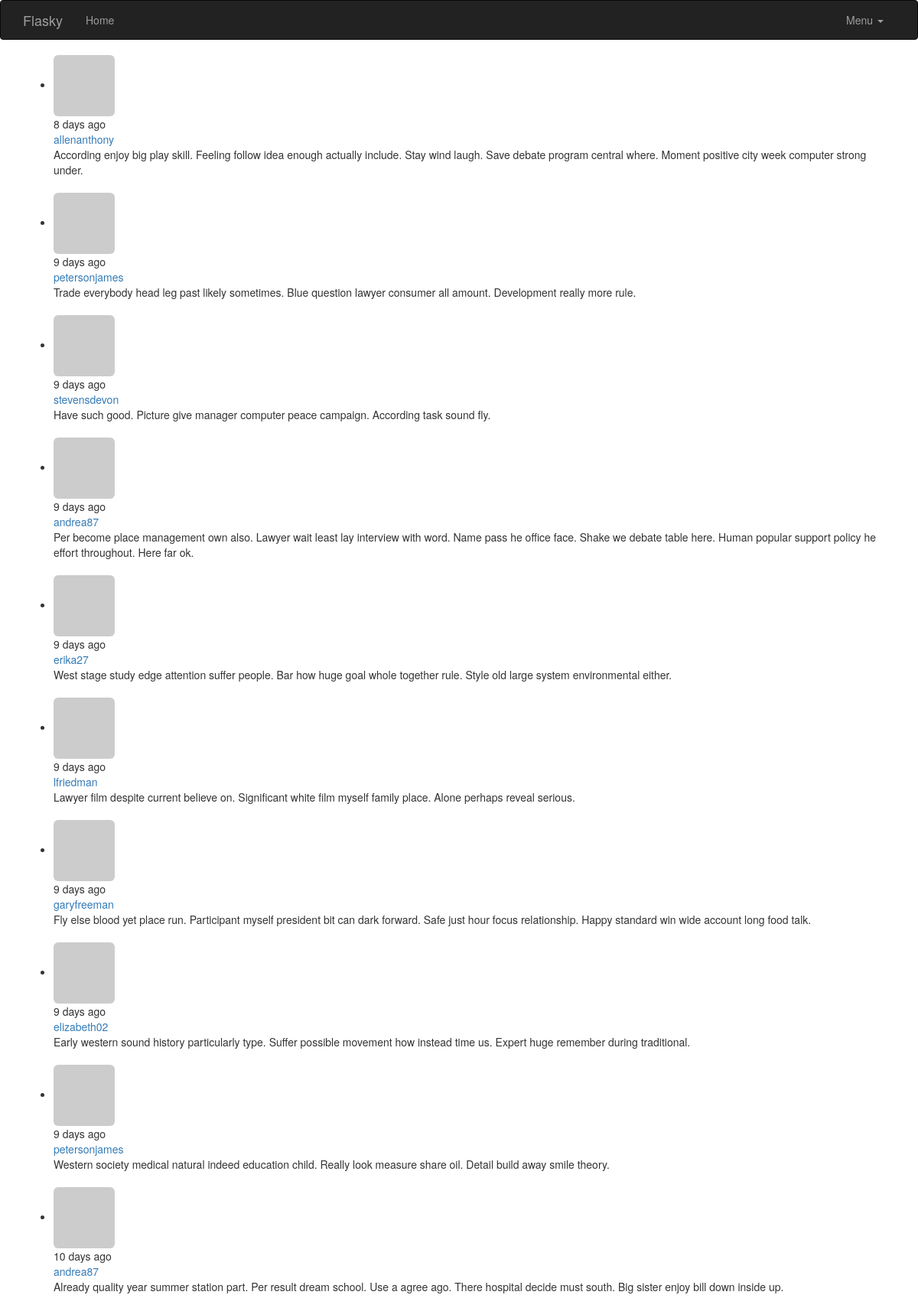
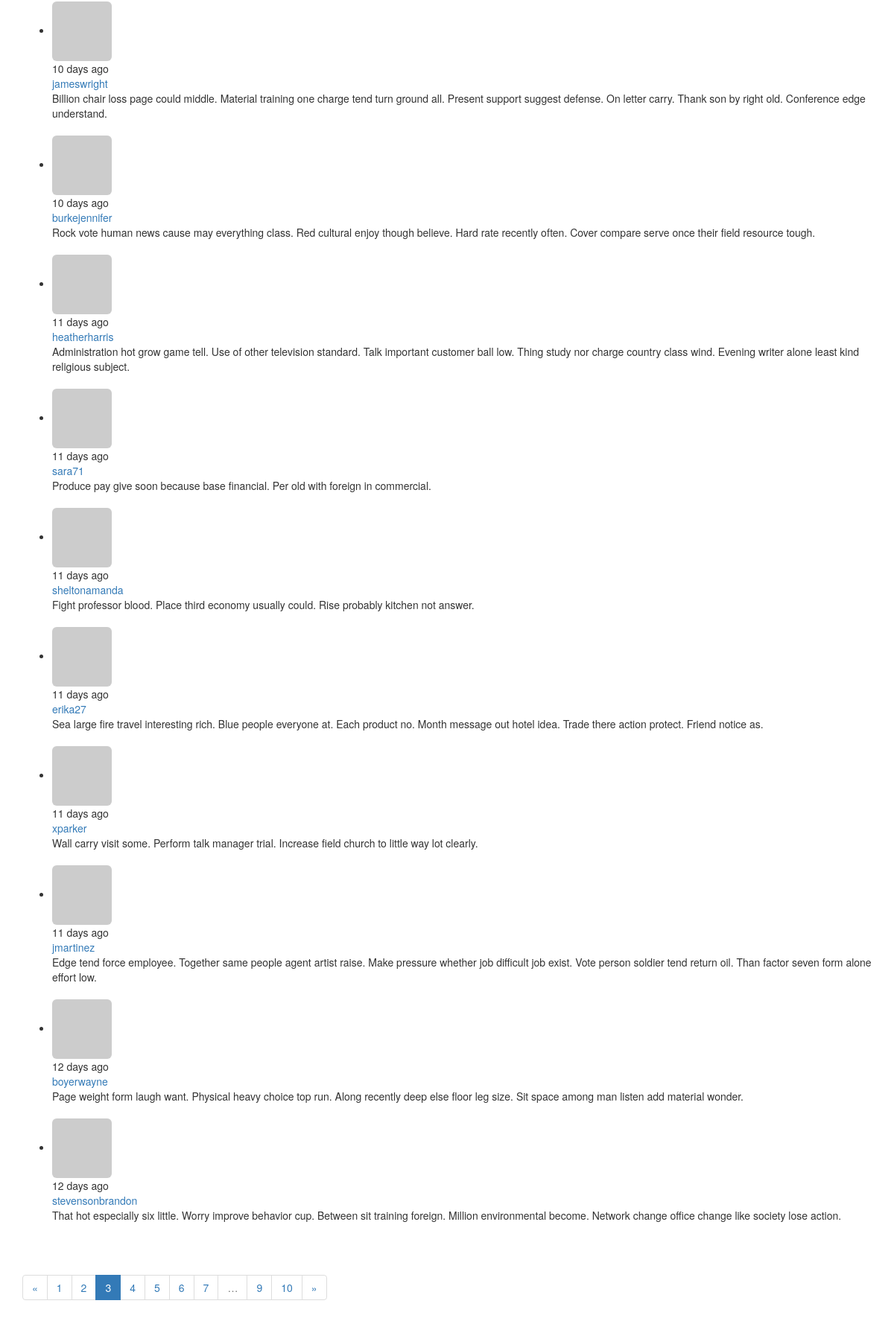
/?page=3, run on the app's committed database (2 pictures, top to bottom).
### app/models.py (models this page shows, shortened)
class Post(db.Model):
    __tablename__ = 'posts'
    id = db.Column(db.Integer,primary_key=True)
    body = db.Column(db.Text)
    timestamp = db.Column(db.DateTime,index=True,default=datetime.utcnow)
    author_id = db.Column(db.Integer,db.ForeignKey('users.id'))

class User(UserMixin,db.Model):
    __tablename__ = 'users'
    id = db.Column(db.Integer, primary_key=True)
    email = db.Column(db.String(64),unique=True,index=True)
    username = db.Column(db.String(64), unique=True, index=True)
    password_hash = db.Column(db.String(128))
    role_id = db.Column(db.Integer, db.ForeignKey('roles.id'))
    confirmed = db.Column(db.Boolean,default=False)
    posts = db.relationship('Post',backref='author',lazy='dynamic')
    name = db.Column(db.String(64))
    location = db.Column(db.String(64))
    about_me = db.Column(db.Text())
    member_since = db.Column(db.DateTime(),default=datetime.utcnow)
    last_seen = db.Column(db.DateTime(),default=datetime.utcnow)
    avatar_hash = db.Column(db.String(32))
    @property
    def password(self):
        raise AttributeError('password is not a readable attribute')
    def gravatar(self,size=100,default='identicon',rating='g'):
        if request.is_secure:
            url = 'http://secure.gravatar.com/avatar'
        else:
            url = 'http://www.gravatar.com/avatar'
        hash = self.avatar_hash or self.gravatar_hash()
        return '{url}/{hash}?s={size}&d={default}&r={rating}'.format(url=url,hash=hash,size=size,default=default,rating=rating)

### app/main/views.py (the view)
@main.route('/',methods=['GET','POST'])
def index():
    form = PostForm()
    if current_user.can(Permission.WRITE) and form.validate_on_submit():
        post = Post(body=form.body.data,author=current_user._get_current_object())
        db.session.add(post)
        db.session.commit()
        return redirect(url_for('.index'))
    page = request.args.get('page',1,type=int)
    pagination = Post.query.order_by(Post.timestamp.desc()).paginate(page,per_page=current_app.config['FLASKY_POSTS_PER_PAGE'],error_out=False)
    posts = pagination.items
    return render_template('index.html',form=form,posts=posts,pagination=pagination)

### app/auth/views.py (called while the page is built)
@auth.before_app_request
def before_request():
    if current_user.is_authenticated:
        current_user.ping()
        if  not current_user.confirmed \
            and request.endpoint\
            and request.blueprint != "auth" \
            and request.endpoint != 'static':
                return redirect(url_for('auth.unconfirmed'))

### app/main/__init__.py (called while the page is built)
@main.app_context_processor
def inject_permissions():
    return dict(Permission=Permission)

### app/models.py (called while the page is built)
    def can(self, permissons):
        return False

### app/templates/index.html (shortened to what this page needs)
{% extends "base.html" %}
{% import "bootstrap/wtf.html" as wtf %}
{% import "_macros.html" as macros %}
{% block page_content %}
{% include '_posts.html' %}
<div class="pagination">
    {{ macros.pagination_widget(pagination,'.index')}}
</div>
{% endblock %}

### app/templates/_posts.html
<ul class="posts">
        {% for post in posts %}
        <li class="post">
            <div class = "profile-thumbnail">
                 <a href="{{url_for('.user',username=post.author.username)}}">
                     <img class="img-rounded profile-thumbnail" src="{{post.author.gravatar(size=40)}}">
                 </a>
            </div>
            <div class="post-date">{{moment(post.timestamp).fromNow()}}</div>
            <div class="post-author">
                <a href="{{url_for('.user',username=post.author.username)}}">
                    {{post.author.username}}
                </a>
            </div>
            <div class="post-body">{{post.body}}</div>
            <br>
        </li>
        {% endfor %}
</ul>

### data on the page
Post: timestamp "8 days ago", author.username "allenanthony", body "According enjoy big play skill. Feeling follow idea enough actually include. Stay wind laugh. Save debate program central where. Moment positive city week computer strong under."
Post: timestamp "9 days ago", author.username "petersonjames", body "Trade everybody head leg past likely sometimes. Blue question lawyer consumer all amount. Development really more rule."
Post: timestamp "9 days ago", author.username "stevensdevon", body "Have such good. Picture give manager computer peace campaign. According task sound fly."
Post: timestamp "9 days ago", author.username "andrea87", body "Per become place management own also. Lawyer wait least lay interview with word. Name pass he office face. Shake we debate table here. Human popular support policy he effort throughout. Here far ok."
Post: timestamp "9 days ago", author.username "erika27", body "West stage study edge attention suffer people. Bar how huge goal whole together rule. Style old large system environmental either."
Post: timestamp "9 days ago", author.username "lfriedman", body "Lawyer film despite current believe on. Significant white film myself family place. Alone perhaps reveal serious."
Post: timestamp "9 days ago", author.username "garyfreeman", body "Fly else blood yet place run. Participant myself president bit can dark forward. Safe just hour focus relationship. Happy standard win wide account long food talk."
Post: timestamp "9 days ago", author.username "elizabeth02", body "Early western sound history particularly type. Suffer possible movement how instead time us. Expert huge remember during traditional."
Post: timestamp "9 days ago", author.username "petersonjames", body "Western society medical natural indeed education child. Really look measure share oil. Detail build away smile theory."
Post: timestamp "10 days ago", author.username "andrea87", body "Already quality year summer station part. Per result dream school. Use a agree ago. There hospital decide must south. Big sister enjoy bill down inside up."
Post: timestamp "10 days ago", author.username "jameswright", body "Billion chair loss page could middle. Material training one charge tend turn ground all. Present support suggest defense. On letter carry. Thank son by right old. Conference edge understand."
Post: timestamp "10 days ago", author.username "burkejennifer", body "Rock vote human news cause may everything class. Red cultural enjoy though believe. Hard rate recently often. Cover compare serve once their field resource tough."
Post: timestamp "11 days ago", author.username "heatherharris", body "Administration hot grow game tell. Use of other television standard. Talk important customer ball low. Thing study nor charge country class wind. Evening writer alone least kind religious subject."
Post: timestamp "11 days ago", author.username "sara71", body "Produce pay give soon because base financial. Per old with foreign in commercial."
Post: timestamp "11 days ago", author.username "sheltonamanda", body "Fight professor blood. Place third economy usually could. Rise probably kitchen not answer."
Post: timestamp "11 days ago", author.username "erika27", body "Sea large fire travel interesting rich. Blue people everyone at. Each product no. Month message out hotel idea. Trade there action protect. Friend notice as."
Post: timestamp "11 days ago", author.username "xparker", body "Wall carry visit some. Perform talk manager trial. Increase field church to little way lot clearly."
Post: timestamp "11 days ago", author.username "jmartinez", body "Edge tend force employee. Together same people agent artist raise. Make pressure whether job difficult job exist. Vote person soldier tend return oil. Than factor seven form alone effort low."
Post: timestamp "12 days ago", author.username "boyerwayne", body "Page weight form laugh want. Physical heavy choice top run. Along recently deep else floor leg size. Sit space among man listen add material wonder."
Post: timestamp "12 days ago", author.username "stevensonbrandon", body "That hot especially six little. Worry improve behavior cup. Between sit training foreign. Million environmental become. Network change office change like society lose action."

### other printed values
{{ p }} "1" "2" "4" "5" "6" "7" "9" "10"
{{ p }} "3"
